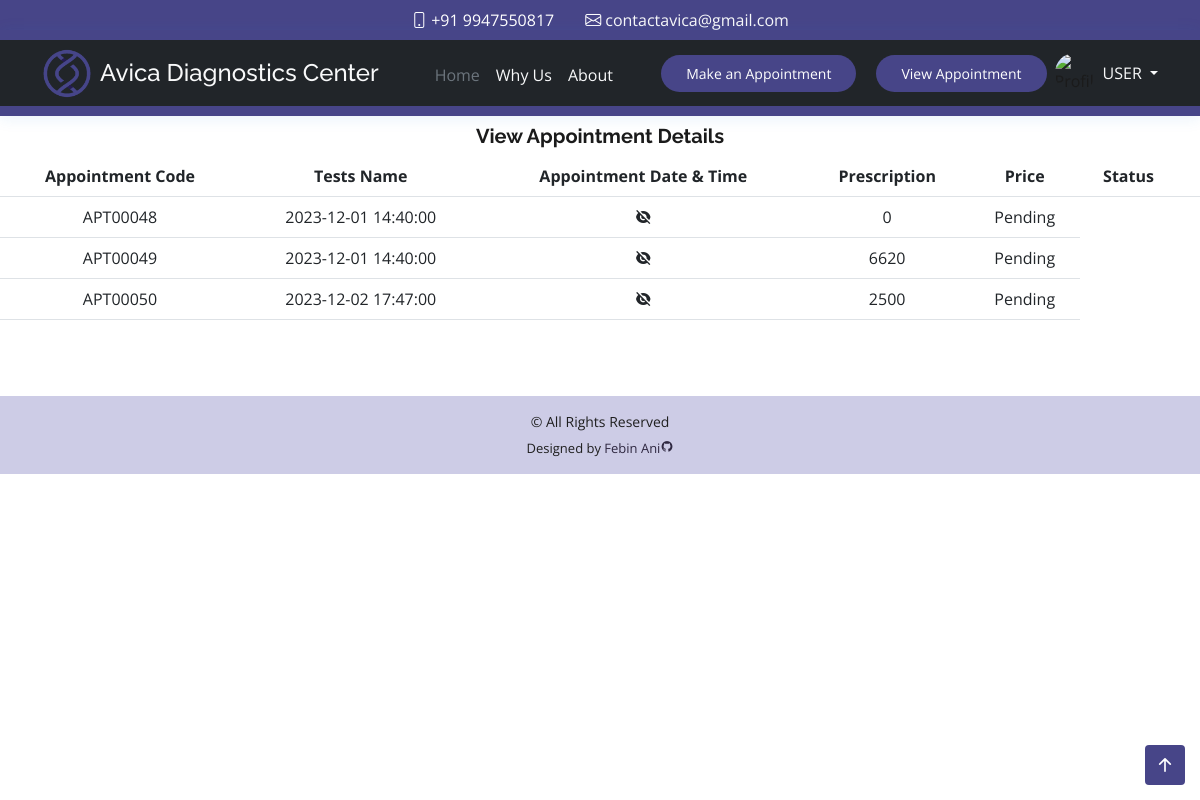
The page /viewappointment.php (signed in) on the database its author committed.
### tables this page shows
CREATE TABLE `tb_appointment_list` (
  `apt_id` int(10) NOT NULL,
  `code` varchar(100) NOT NULL,
  `user_id` int(10) NOT NULL,
  `schedule` datetime NOT NULL,
  `pres` varchar(150) NOT NULL,
  `price` int(10) NOT NULL,
  `status` int(50) NOT NULL,
  `date_created` datetime NOT NULL,
  `date_updated` datetime DEFAULT NULL
);

### viewappointment.php (the view, shortened to what this page needs)
<?php
  include('constant/securityhome.php');
  include('constant/topbar.php');
  include('constant/header.php');
?>
  <section class="section">
    <div class="row">
        <div class="col-lg-12 mt-5">
        <h1 class="text-center fs-5 mt-3 fw-bold">View Appointment Details</h1>
        <table class="table">
        <thead>
            <tr class="text-center ">
            <th scope="col">Appointment Code</th>
            <th scope="col">Tests Name</th>
            <th scope="col">Appointment Date & Time</th>
            <th scope="col">Prescription</th>
            <th scope="col">Price</th>
            <th scope="col">Status</th>
            <th scope="col"></th>
            </tr>
        </thead>
        <tbody>
        <?php
          $id = $_SESSION['id'];
          $sql = "SELECT
                      al.code AS appointment_code,
                      u.username AS user_name,
                      al.schedule,
                      al.status,
                      al.apt_id,
                      al.pres,
                      al.price
                  FROM
                      tb_appointment_list al
                  JOIN
                      tb_user u ON al.user_id = u.id
                  WHERE
                      u.id = '$id'";
          $result = $conn->query($sql);
          if ($result->num_rows > 0) {
            while ($row = $result->fetch_assoc()) {
              echo '<tr class="text-center " >';
              echo '<td>' . $row["appointment_code"] . '</td>';
              echo '<td>' . $row["schedule"] . '</td>';
              echo "<td>" ?>
              <?php
              $pres=$row["pres"];
              if($pres!==""){
              ?>
                <a class="d-flex justify-content-center link-dark" href=<?php echo "assets/upload/".$row["pres"]; ?> >  <i class="ri-eye-fill"></i></a>
              <?php
              } else {
              ?>
                <i  class="ri-eye-off-fill d-flex justify-content-center "></i>
              <?php
              }
              echo '<td>' . $row["price"] . '</td>';
              echo "<td>" ?>
              <?php
              $status=$row['status'];
              if($status==0){
              ?>
                Pending
              <?php
              } elseif($status==1) {
              ?>
                Approved
              <?php
              } else {
              ?>
                Completed
              <?php
              }
              echo "</tr>";
            }
          }
          ?>
        </tbody>
      </table>
      </div>
    </div>
  </section>
<?php
include('constant/footer.php');
?>

### assets/css/style.css (style rules this page uses)
body { font-family: "Open Sans", sans-serif; color: #1b1b1b; }
h1, h2, h3, h4, h5, h6 { font-family: "Raleway", sans-serif; }
section { padding: 60px 0; overflow: hidden; }

### rows shown on the page
tb_appointment_list: code "APT00048", schedule "2023-12-01 14:40:00", price "0", status "Pending"
tb_appointment_list: code "APT00049", schedule "2023-12-01 14:40:00", price "6620", status "Pending"
tb_appointment_list: code "APT00050", schedule "2023-12-02 17:47:00", price "2500", status "Pending"

### other values the page prints
$_SESSION['usertype'] "USER"
